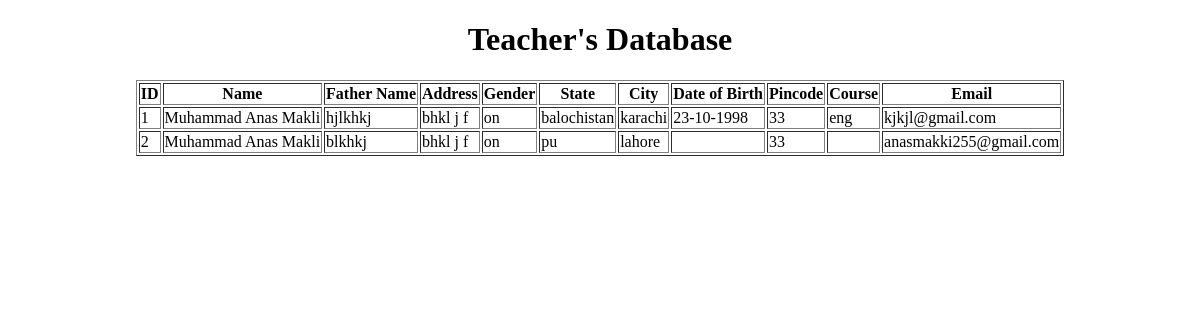
/tdb, run on an earlier commit of the app's database.
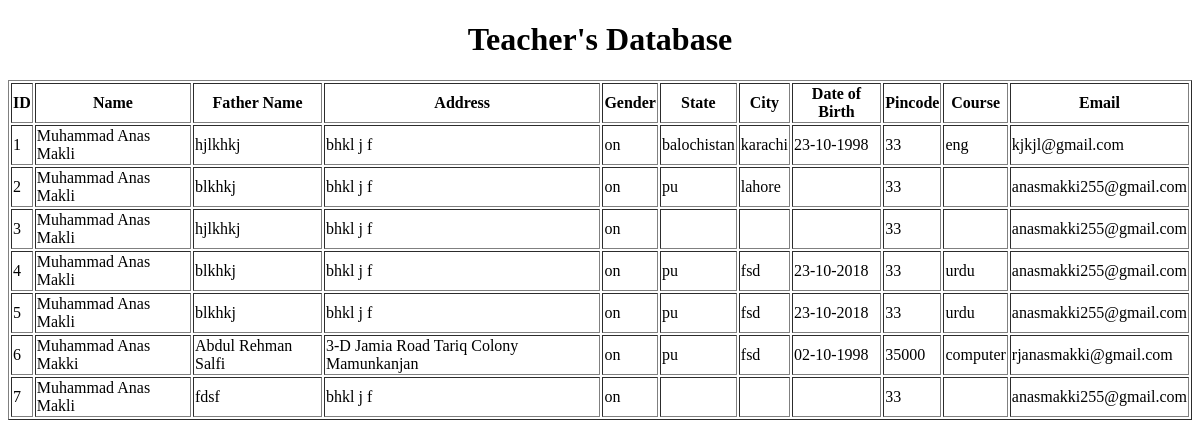
And on a later commit of the database.
### app.py (models this page shows)
class Teacher(db.Model):
    user_id = db.Column(db.Integer(), primary_key=True)
    name = db.Column(db.String())
    father_name = db.Column(db.String())
    address = db.Column(db.String())
    gender = db.Column(db.String())
    state = db.Column(db.String())
    city = db.Column(db.String())
    birth_date = db.Column(db.String())
    pincode = db.Column(db.Integer())
    course = db.Column(db.String())
    email = db.Column(db.String())

### app.py (the view)
@app.route('/tdb')
def tdb():
    myUsers = Teacher.query.all()
    return render_template('tdb.html', myUsers=myUsers)

### templates/tdb.html (shortened to what this page needs)
<!DOCTYPE html>
<html lang="en">
<head>
</head>
<body>
<center><h1>Teacher's Database</h1></center>
<center>
<table border="1">
    <thead>
    <tr>
        <th>ID</th>
        <th>Name</th>
        <th>Father Name</th>
        <th>Address</th>
        <th>Gender</th>
        <th>State</th>
        <th>City</th>
        <th>Date of Birth</th>
        <th>Pincode</th>
        <th>Course</th>
        <th>Email</th>
    </tr>
    </thead>
    {% for user in myUsers %}
    <tr>
        <td>{{user["user_id"]}}</td>
        <td>{{user["name"]}}</td>
        <td>{{user["father_name"]}}</td>
        <td>{{user["address"]}}</td>
        <td>{{user["gender"]}}</td>
        <td>{{user["state"]}}</td>
        <td>{{user["city"]}}</td>
        <td>{{user["birth_date"]}}</td>
        <td>{{user["pincode"]}}</td>
        <td>{{user["course"]}}</td>
        <td>{{user["email"]}}</td>
    </tr>
    {% endfor %}
</table>
    </center>
</body>
</html>

What changed in the data, as far as the page shows it:
added Teacher: user_id "3", name "Muhammad Anas Makli", father_name "hjlkhkj", address "bhkl j f", gender "on", pincode "33", email "anasmakki255@gmail.com"
added Teacher: user_id "4", name "Muhammad Anas Makli", father_name "blkhkj", address "bhkl j f", gender "on", state "pu", city "fsd", birth_date "23-10-2018", pincode "33", course "urdu", email "anasmakki255@gmail.com"
added Teacher: user_id "5", name "Muhammad Anas Makli", father_name "blkhkj", address "bhkl j f", gender "on", state "pu", city "fsd", birth_date "23-10-2018", pincode "33", course "urdu", email "anasmakki255@gmail.com"
added Teacher: user_id "6", name "Muhammad Anas Makki", father_name "Abdul Rehman Salfi", address "3-D Jamia Road Tariq Colony Mamunkanjan", gender "on", state "pu", city "fsd", birth_date "02-10-1998", pincode "35000", course "computer", email "rjanasmakki@gmail.com"
added Teacher: user_id "7", name "Muhammad Anas Makli", father_name "fdsf", address "bhkl j f", gender "on", pincode "33", email "anasmakki255@gmail.com"
